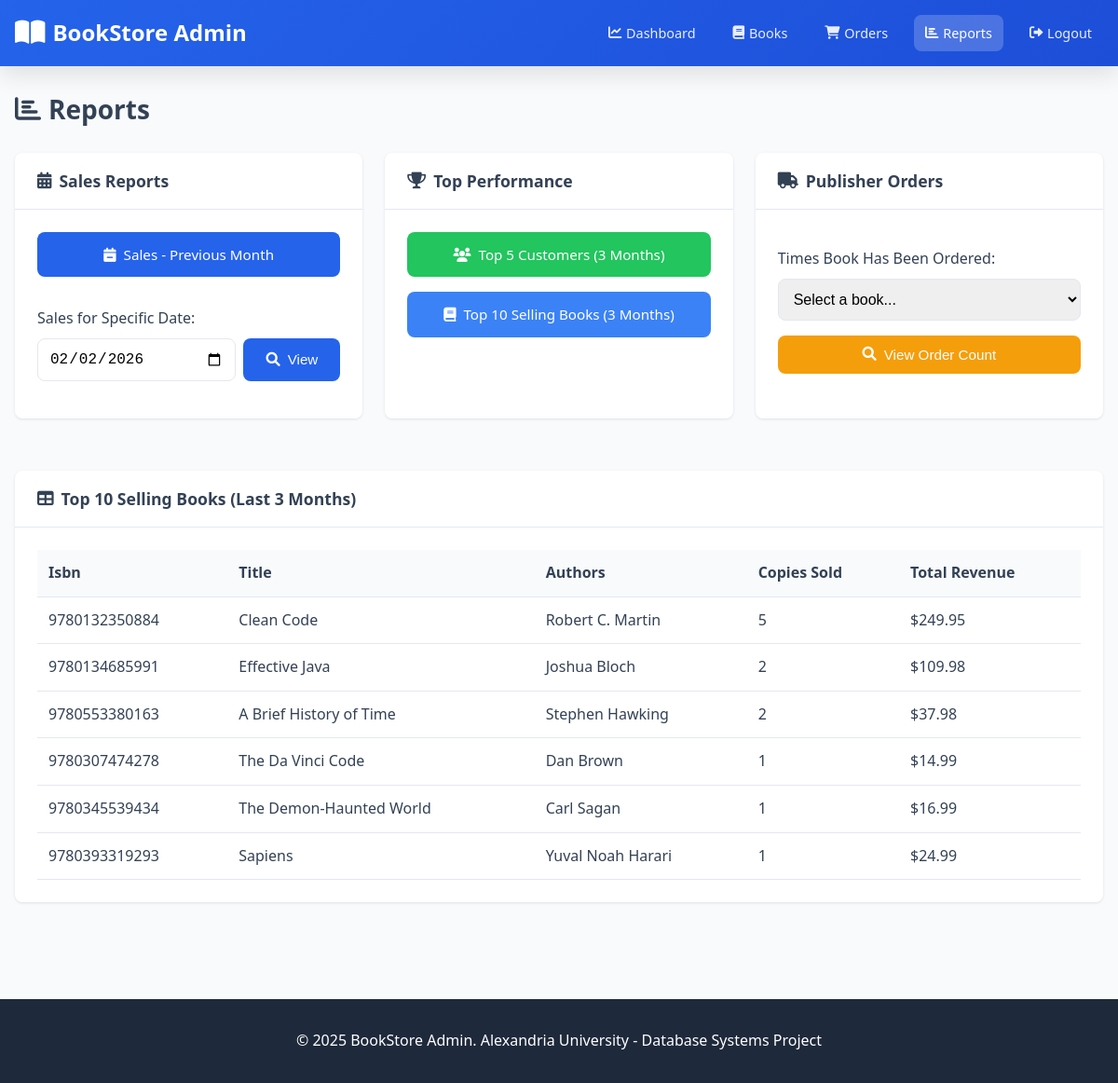
The app's page /reports.php?report=top_books (signed in) with its own data.
### tables this page shows
CREATE TABLE `books` (
  `isbn` varchar(13) NOT NULL,
  `title` varchar(300) NOT NULL,
  `publisher_id` int(11) NOT NULL,
  `publication_year` int(11) DEFAULT NULL CHECK (`publication_year` between 1000 and 2100),
  `selling_price` decimal(10,2) DEFAULT NULL CHECK (`selling_price` > 0),
  `category` enum('Science','Art','Religion','History','Geography') NOT NULL,
  `image_url` varchar(255) DEFAULT NULL,
  `quantity_in_stock` int(11) DEFAULT 0 CHECK (`quantity_in_stock` >= 0),
  `minimum_threshold` int(11) DEFAULT 10 CHECK (`minimum_threshold` >= 0),
  `created_at` timestamp NOT NULL DEFAULT current_timestamp(),
  `updated_at` timestamp NOT NULL DEFAULT current_timestamp() ON UPDATE current_timestamp()
);

### reports.php (the view, shortened to what this page needs)
<?php
$conn = getConnection();
$report_type = $_GET['report'] ?? '';
$report_date = $_GET['date'] ?? date('Y-m-d');
$report_data = [];
$report_title = '';
switch ($report_type) {
    case 'top_books':
        $report_title = 'Top 10 Selling Books (Last 3 Months)';
        $result = $conn->query("CALL get_top_selling_books(3)");
        if ($result) {
            $report_data = $result->fetch_all(MYSQLI_ASSOC);
        }
        break;
}
?>
<!DOCTYPE html>
<html lang="en">
<head>
    <link rel="stylesheet" href="../assets/css/style.css">
    <link rel="stylesheet" href="https://cdnjs.cloudflare.com/ajax/libs/font-awesome/6.0.0/css/all.min.css">
</head>
<body class="admin-body">
    <header class="admin-header">
        <div class="header-container">
            <a href="dashboard.php" class="logo"><i class="fas fa-book-open"></i> BookStore Admin</a>
            <nav class="nav-links">
                <a href="dashboard.php"><i class="fas fa-chart-line"></i> Dashboard</a>
                <a href="books.php"><i class="fas fa-book"></i> Books</a>
                <a href="orders.php"><i class="fas fa-shopping-cart"></i> Orders</a>
                <a href="reports.php" class="active"><i class="fas fa-chart-bar"></i> Reports</a>
                <a href="logout.php"><i class="fas fa-sign-out-alt"></i> Logout</a>
            </nav>
        </div>
    </header>
    <main class="container admin-container">
        <h1 class="page-title"><i class="fas fa-chart-bar"></i> Reports</h1>
        <div class="reports-grid">
            <div class="card">
                <div class="card-header">
                    <h3><i class="fas fa-calendar-alt"></i> Sales Reports</h3>
                </div>
                <div class="card-body">
                    <div class="report-buttons">
                        <a href="reports.php?report=previous_month" class="btn btn-primary btn-block <?php echo $report_type === 'previous_month' ? 'active' : ''; ?>">
                            <i class="fas fa-calendar-minus"></i> Sales - Previous Month
                        </a>
                        <form action="reports.php" method="GET" class="report-form">
                            <div class="form-group">
                                <label>Sales for Specific Date:</label>
                                <div class="input-group">
                                    <input type="date" name="date" value="<?php echo $report_date; ?>">
                                    <button type="submit" class="btn btn-primary">
                                        <i class="fas fa-search"></i> View
                                    </button>
                                </div>
                            </div>
                        </form>
                    </div>
                </div>
            </div>
            <div class="card">
                <div class="card-header">
                    <h3><i class="fas fa-trophy"></i> Top Performance</h3>
                </div>
                <div class="card-body">
                    <div class="report-buttons">
                        <a href="reports.php?report=top_customers" class="btn btn-success btn-block <?php echo $report_type === 'top_customers' ? 'active' : ''; ?>">
                            <i class="fas fa-users"></i> Top 5 Customers (3 Months)
                        </a>
                        <a href="reports.php?report=top_books" class="btn btn-info btn-block <?php echo $report_type === 'top_books' ? 'active' : ''; ?>">
                            <i class="fas fa-book"></i> Top 10 Selling Books (3 Months)
                        </a>
                    </div>
                </div>
            </div>
            <div class="card">
                <div class="card-header">
                    <h3><i class="fas fa-truck"></i> Publisher Orders</h3>
                </div>
                <div class="card-body">
                    <form action="reports.php" method="GET" class="report-form">
                        <div class="form-group">
                            <label>Times Book Has Been Ordered:</label>
                            <select name="isbn" required>
                                <option value="">Select a book...</option>
                            </select>
                        </div>
                        <button type="submit" class="btn btn-warning btn-block">
                            <i class="fas fa-search"></i> View Order Count
                        </button>
                    </form>
                </div>
            </div>
        </div>
        <?php if (!empty($report_type)): ?>
            <div class="card report-results">
                <div class="card-header">
                    <h3><i class="fas fa-table"></i> <?php echo $report_title; ?></h3>
                </div>
                <div class="card-body">
                    <?php if (empty($report_data)): ?>
                        <p class="text-muted"><i class="fas fa-info-circle"></i> No data found for this report.</p>
                    <?php else: ?>
                        <table class="table">
                            <thead>
                                <tr>
                                    <?php foreach (array_keys($report_data[0]) as $col): ?>
                                        <th><?php echo ucwords(str_replace('_', ' ', $col)); ?></th>
                                    <?php endforeach; ?>
                                </tr>
                            </thead>
                            <tbody>
                                <?php foreach ($report_data as $row): ?>
                                    <tr>
                                        <?php foreach ($row as $key => $value): ?>
                                            <td>
                                                <?php
                                                if (strpos($key, 'amount') !== false || strpos($key, 'spent') !== false ||
                                                    strpos($key, 'revenue') !== false || strpos($key, 'sales') !== false) {
                                                    echo '$' . number_format((float)$value, 2);
                                                } elseif (strpos($key, 'date') !== false && $value) {
                                                    echo date('M d, Y', strtotime($value));
                                                } else {
                                                    echo htmlspecialchars($value ?? 'N/A');
                                                }
                                                ?>
                                            </td>
                                        <?php endforeach; ?>
                                    </tr>
                                <?php endforeach; ?>
                            </tbody>
                        </table>
                    <?php endif; ?>
                </div>
            </div>
        <?php endif; ?>
    </main>
    <footer class="footer">
        <div class="footer-content">
            <p>&copy; 2025 BookStore Admin. Alexandria University - Database Systems Project</p>
        </div>
    </footer>
</body>
</html>

### style.css (style rules this page uses)
:root { --primary-color: #2563eb; --primary-dark: #1d4ed8; --secondary-color: #64748b; --success-color: #22c55e; --warning-color: #f59e0b; --danger-color: #ef4444; --info-color: #3b82f6; --light-bg: #f8fafc; --dark-bg: #1e293b; --text-color: #334155; --text-muted: #94a3b8; --border-color: #e2e8f0; --shadow: 0 1px 3px rgba(0,0,0,0.1); --shadow-lg: 0 10px 25px rgba(0,0,0,0.1); --radius: 8px; --transition: all 0.3s ease; }
* { margin: 0; padding: 0; box-sizing: border-box; }
body { font-family: 'Segoe UI', system-ui, -apple-system, sans-serif; background-color: var(--light-bg); color: var(--text-color); line-height: 1.6; }
a { color: var(--primary-color); text-decoration: none; transition: var(--transition); }
.header, .admin-header { background: linear-gradient(135deg, var(--primary-color), var(--primary-dark)); color: white; padding: 1rem 0; box-shadow: var(--shadow-lg); position: sticky; top: 0; z-index: 1000; }
.header-container { max-width: 1400px; margin: 0 auto; padding: 0 1rem; display: flex; align-items: center; justify-content: space-between; flex-wrap: wrap; gap: 1rem; }
.logo { font-size: 1.5rem; font-weight: bold; color: white !important; display: flex; align-items: center; gap: 0.5rem; }
.logo i { font-size: 1.8rem; }
.nav-links { display: flex; gap: 1rem; align-items: center; }
.nav-links a { color: rgba(255,255,255,0.9); padding: 0.5rem 0.75rem; border-radius: var(--radius); display: flex; align-items: center; gap: 0.3rem; font-size: 0.9rem; }
.nav-links a:hover, .nav-links a.active { background: rgba(255,255,255,0.2); color: white; }
.container { max-width: 1400px; margin: 0 auto; padding: 2rem 1rem; }
.admin-container { padding-top: 1.5rem; }
.page-title { font-size: 1.75rem; margin-bottom: 1.5rem; display: flex; align-items: center; gap: 0.5rem; }
.btn { display: inline-flex; align-items: center; justify-content: center; gap: 0.5rem; padding: 0.75rem 1.5rem; border: none; border-radius: var(--radius); font-size: 0.95rem; font-weight: 500; cursor: pointer; transition: var(--transition); }
.btn-primary { background: var(--primary-color); color: white; }
.btn-success { background: var(--success-color); color: white; }
.btn-warning { background: var(--warning-color); color: white; }
.btn-info { background: var(--info-color); color: white; }
.btn-block { width: 100%; }
.card { background: white; border-radius: var(--radius); box-shadow: var(--shadow); margin-bottom: 1.5rem; }
.card-header { padding: 1rem 1.5rem; border-bottom: 1px solid var(--border-color); display: flex; justify-content: space-between; align-items: center; }
.card-header h3 { display: flex; align-items: center; gap: 0.5rem; font-size: 1.1rem; }
.card-body { padding: 1.5rem; }
.form-group { margin-bottom: 1rem; }
.form-group label { display: block; margin-bottom: 0.5rem; font-weight: 500; color: var(--text-color); }
.form-group input, .form-group select, .form-group textarea { width: 100%; padding: 0.75rem; border: 1px solid var(--border-color); border-radius: var(--radius); font-size: 1rem; transition: var(--transition); }
.table { width: 100%; border-collapse: collapse; }
.table th, .table td { padding: 0.75rem; text-align: left; border-bottom: 1px solid var(--border-color); }
.table th { background: var(--light-bg); font-weight: 600; color: var(--text-color); }
.reports-grid { display: grid; grid-template-columns: repeat(auto-fit, minmax(300px, 1fr)); gap: 1.5rem; margin-bottom: 2rem; }
.report-buttons { display: flex; flex-direction: column; gap: 1rem; }
.report-form { margin-top: 1rem; }
.input-group { display: flex; gap: 0.5rem; }
.input-group input { flex: 1; }
.report-results { margin-top: 2rem; }
.footer { background: var(--dark-bg); color: white; padding: 2rem; text-align: center; margin-top: 3rem; }

### records on screen
books: isbn "9780132350884", title "Clean Code", value "Robert C. Martin", value "5", value "249.95"
books: isbn "9780134685991", title "Effective Java", value "Joshua Bloch", value "2", value "109.98"
books: isbn "9780553380163", title "A Brief History of Time", value "Stephen Hawking", value "2", value "37.98"
books: isbn "9780307474278", title "The Da Vinci Code", value "Dan Brown", value "1", value "14.99"
books: isbn "9780345539434", title "The Demon-Haunted World", value "Carl Sagan", value "1", value "16.99"
books: isbn "9780393319293", title "Sapiens", value "Yuval Noah Harari", value "1", value "24.99"

### other values on screen
$report_title "Top 10 Selling Books (Last 3 Months)"
str_replace('_', ' ', $col) "Isbn"
str_replace('_', ' ', $col) "Title"
str_replace('_', ' ', $col) "Authors"
str_replace('_', ' ', $col) "Copies Sold"
str_replace('_', ' ', $col) "Total Revenue"
